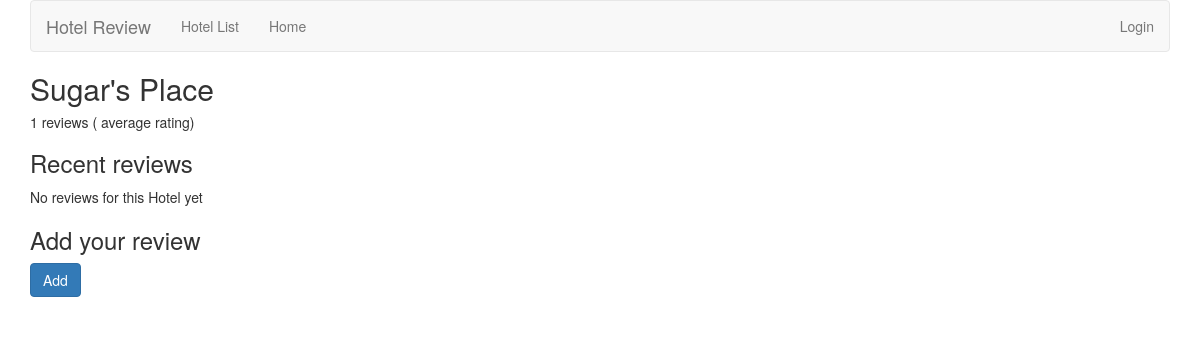
The app's page /hotelsite/hotel/2/, older data.
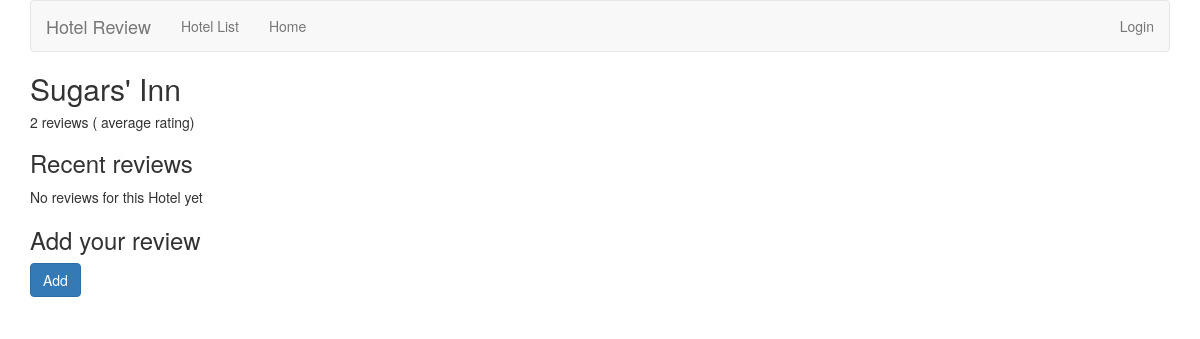
The same page, newer data.
### hotelsite/models.py (models this page shows, shortened)
class Hotel(models.Model):
	name = models.CharField(max_length=60)
	add1 = models.CharField(max_length=50)
	add2 = models.CharField(max_length=50, null=True, blank=True)
	city = models.CharField(max_length=50)
	state = models.CharField(max_length= 2)
	zipcode = models.CharField(max_length=5)

### hotelsite/views.py (the view)
# urls.py: url(r'^hotel/(?P<hotel_id>[0-9]+)/$', views.hotel_detail, name='hotel_detail'),
def hotel_detail(request, hotel_id):
    hotel = get_object_or_404(Hotel, pk=hotel_id)
    return render(request, 'hotel_detail.html', {'hotel': hotel})

### hotelsite/templates/hotel_detail.html (shortened to what this page needs)
{% extends 'base.html' %}
{% load bootstrap3 %}
{% block title %}
<h2>{{ hotel.name }}</h2>
<h5>{{ hotel.review_set.count }} reviews ({{ hotel_averagerating }} average rating)</h5>
{% endblock %}
{% block content %}
<h3>Recent reviews</h3>
{% if hotel_set.all %}
<div class="row">
    {% for review in review_set.all %}
     <div class="col-xs-6 col-lg-4">
        <em>{{ review.description }}</em>
        <h6>Rated {{ review.rating }} of 5 by {{ review.user_name }}</h6>
        <h5><a href="{% url 'hotelsite:review_detail' review.id %}">
        Read more
        </a></h5>
    </div>
    {% endfor %}
</div>
{% else %}
<p>No reviews for this Hotel yet</p>
{% endif %}
<h3>Add your review</h3>
<form action="{% url 'hotelsite:add_review' hotel.id %}" method="post" class="form">
   {% buttons %}
    <button type="submit" class="btn btn-primary">
      {% bootstrap_icon "star" %} Add
    </button>
    {% endbuttons %}
</form>
{% endblock %}

Row changes from the older to the newer data that the page shows:
changed Hotel: name "Sugar's Place" → "Sugars' Inn"; review_set.count "1" → "2"
